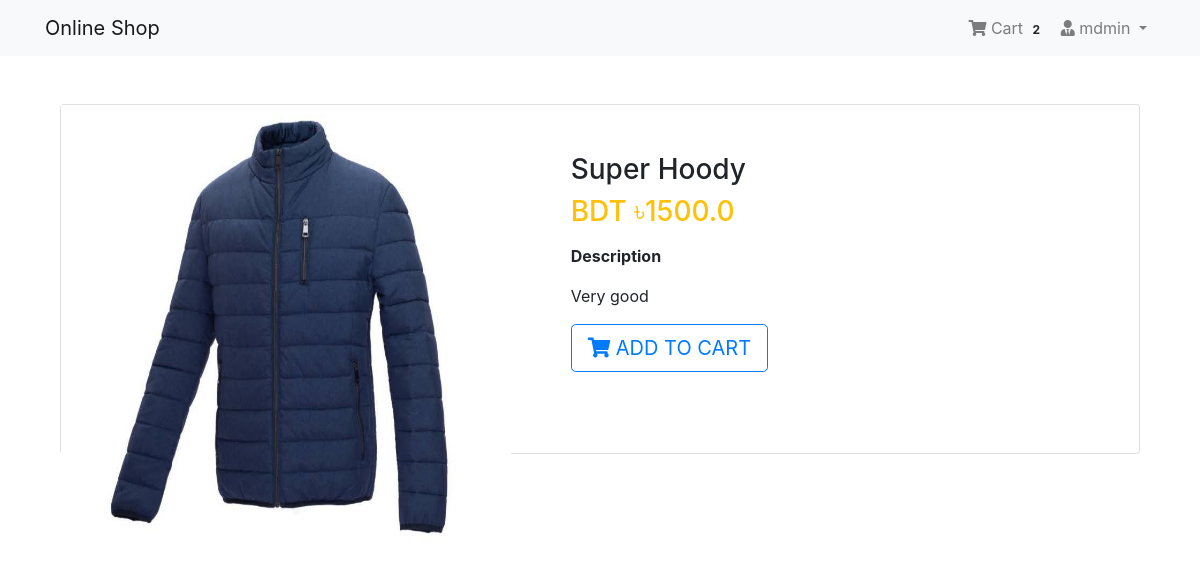
Page /product/3/ (signed in) on the committed database.
### App_Login/models.py (models this page shows, shortened)
class User(AbstractBaseUser, PermissionsMixin):
    email = models.EmailField(unique=True, null=False)
    is_staff = models.BooleanField(
        ugettext_lazy('staff status'),
        default=False,
        help_text=ugettext_lazy(
            "Designate whather the user can log in this site")
    )
    is_active = models.BooleanField(
        ugettext_lazy('active'),
        default=True,
        help_text=ugettext_lazy(
            'Designate whether this user should be treated as active. Unselect this instead of deleting accounts')
    )
    USERNAME_FIELD = 'email'
    objects = MyUserManager()

class Profile(models.Model):
    user = models.OneToOneField(
        User, on_delete=models.CASCADE, related_name="profile")
    username = models.CharField(max_length=264, blank=True)
    full_name = models.CharField(max_length=264, blank=True)
    address_1 = models.CharField(max_length=300, blank=True)
    city = models.CharField(max_length=40, blank=True)
    zipcode = models.CharField(max_length=10, blank=True)
    zipcode = models.CharField(max_length=10, blank=True)
    phone = models.CharField(max_length=20, blank=True)
    date_joined = models.DateTimeField(auto_now_add=True)

### App_Order/models.py (models this page shows, shortened)
class Order(models.Model):
    orderitems = models.ManyToManyField(Cart)
    user = models.ForeignKey(settings.AUTH_USER_MODEL,
                             on_delete=models.CASCADE)
    ordered = models.BooleanField(default=False)
    created = models.DateTimeField(auto_now_add=True)
    paymentId = models.CharField(max_length=264, blank=True, null=True)
    orderId = models.CharField(max_length=200, blank=True, null=True)

### App_Shop/models.py (models this page shows, shortened)
class Product(models.Model):
    mainimage = models.ImageField(upload_to="Products")
    name = models.CharField(max_length=264)
    category = models.ForeignKey(
        Category, on_delete=models.CASCADE, related_name="category")
    preview_text = models.TextField(
        max_length=200, verbose_name="Preview Text")
    detail_text = models.TextField(max_length=1000, verbose_name="Description")
    price = models.FloatField()
    old_price = models.FloatField(default=0.00)
    created = models.DateTimeField(auto_now_add=True)
    class Meta:
        ordering = ['-created', ]

### App_Shop/views.py (the view)
# urls.py: path('product/<pk>/', views.ProductDetail.as_view(), name="product_detail"),
class ProductDetail(LoginRequiredMixin, DetailView):
    model = Product
    template_name = "App_Shop/product_detail.html"

### App_Order/templatetags/cart_tag.py (called while the page is built)
@register.filter
def cart_total(user):
    order = Order.objects.filter(user=user, ordered=False)
    if order.exists():
        return order[0].orderitems.count()
    else:
        return 0

### templates/App_Shop/product_detail.html
{% extends 'base.html' %}
{% block body_block %}
    <div class="container my-5">
        <div class="card">
            <div class="row">
                <aside class="col-sm-5 border-right">
                    <article class="gallery-wrap">
                        <div class="img-big-wrap">
                            <div>
                                <a href=""><img src="/media/{{object.mainimage}}" style="width: 450px" alt=""></a>
                            </div>
                        </div>
                    </article>
                </aside>
                <aside class="col-sm-7">
                    <article class="card-body p-5">
                        <h3 class="title mp-3">{{object.name}}</h3>
                        <p class="price-detail-wrap">
                            <span class="price h3 text-warning">
                                <span class="currency">BDT &#2547;</span><span class="num">{{ object.price }}</span>
                            </span>
                        </p>
                        <dl class="item-property">
                            <dt>Description</dt>
                            <dd>
                                <p>{{ object.detail_text|linebreaks }}</p>
                            </dd>
                        </dl>
                        <a href="{% url 'App_Order:add' pk=object.pk %}" class="btn btn-lg btn-outline-primary text-uppercase"><i class="fas fa-shopping-cart"></i> Add to Cart</a>
                    </article>
                </aside>
            </div>
        </div>
    </div>
{% endblock body_block %}

### templates/navbar.html (shortened to what this page needs)
{% load cart_tag %}
<nav class="navbar navbar-expand-lg navbar-light bg-light">
  <div class="container">
    <a href="{% url 'App_Shop:home' %}" class="navbar-brand">Online Shop</a>
    <div class="collapse navbar-collapse" id="nabarNav">
        <ul class="navbar-nav ml-auto">
        {% if request.user.is_authenticated %}
            <li class="nav-item">
                <a href="{% url 'App_Order:cart' %}" class="nav-link">
                    <i class="fa fa-shopping-cart"></i> Cart
                    <span class="badge badge-light">{{ request.user|cart_total }}</span>
                </a>
            </li>
            <li class="nav-item dropdown">
                <a class="nav-link dropdown-toggle" href="#" id="navbarDropdown" role="button" data-toggle="dropdown" aria-haspopup="true" aria-expanded="false">
                    <i class="fas fa-user-tie"></i> {{request.user.profile.username}}
                </a>
            </li>
            {% else %}
            <li class="nav-item">
                <a href="{% url 'App_Login:login' %}" class="btn btn-primary">Login</a>
            </li>
            {% endif %}
        </ul>
    </div>
  </div>
</nav>

### static/css/main.css (style rules this page uses)
.gallery-wrap .img-big-wrap img { height: 450px; width: auto; display: inline-block; cursor: zoom-in; }

### templates/base.html (style rules this page uses)
.card { height:350px; }

### rows in the picture
User: user|cart_total "2", user.profile.username "mdmin"
Product: mainimage (picture), name "Super Hoody", price "1500.0", detail_text "Very good"
